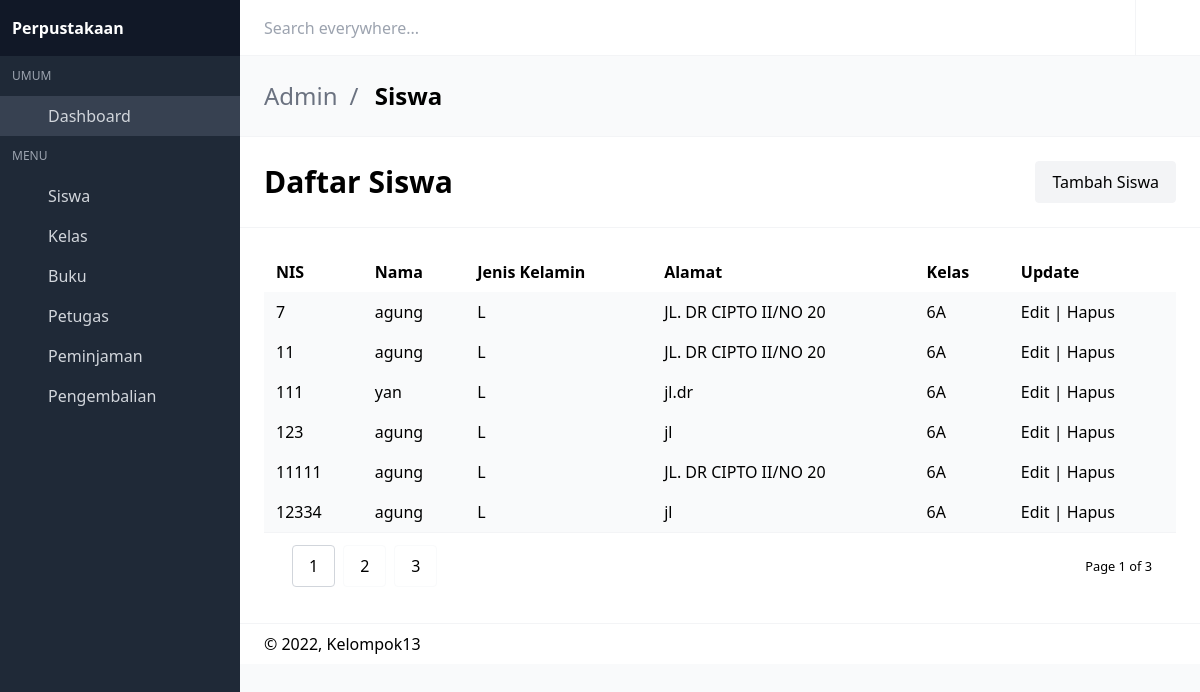
/main/admin/siswa.php (signed in), run on the app's committed database.
### tables this page shows
CREATE TABLE `siswa` (
  `nis` int(11) NOT NULL,
  `nama` varchar(50) NOT NULL,
  `jenis_kelamin` enum('L','P') NOT NULL,
  `alamat` varchar(50) NOT NULL,
  `id_kelas` int(2) NOT NULL
);

CREATE TABLE `kelas` (
  `id_kelas` int(2) NOT NULL,
  `nama_kelas` varchar(50) NOT NULL
);

### main/admin/siswa.php (the view, shortened to what this page needs)
<?php
include_once("config.php");
?>
<!DOCTYPE html>
<html lang="en" class="">
<head>
  <link rel="stylesheet" href="css/main.css?v=1628755089081">
</head>
<body>
<div id="app">
<nav id="navbar-main" class="navbar is-fixed-top">
  <div class="navbar-brand">
    <div class="navbar-item">
      <div class="control"><input placeholder="Search everywhere..." class="input"></div>
    </div>
  </div>
  <div class="navbar-menu" id="navbar-menu">
    <div class="navbar-end">
      <a href="" class="navbar-item has-divider desktop-icon-only">
        <span class="icon"><i class="mdi mdi-help-circle-outline"></i></span>
      </a>
      <a href="keluar.php" title="Log out" class="navbar-item desktop-icon-only">
        <span class="icon"><i class="mdi mdi-logout"></i></span>
      </a>
    </div>
  </div>
</nav>
<aside class="aside is-placed-left is-expanded">
  <div class="aside-tools">
    <div>
    <b class="font-black">Perpustakaan</b>
    </div>
  </div>
  <div class="menu is-menu-main">
    <p class="menu-label">Umum</p>
    <ul class="menu-list">
      <li class="active">
        <a href="dashboard.php">
          <span class="icon"><i class="mdi mdi-desktop-mac"></i></span>
          <span class="menu-item-label">Dashboard</span>
        </a>
      </li>
    </ul>
    <p class="menu-label">Menu</p>
    <ul class="menu-list">
      <li class="--set-active-tables-html">
        <a href="siswa.php">
          <span class="icon"><i class="mdi mdi-account-circle"></i></span>
          <span class="menu-item-label">Siswa</span>
        </a>
      </li>
      <li class="--set-active-forms-html">
        <a href="kelas.php">
          <span class="icon"><i class="mdi mdi-table"></i></span>
          <span class="menu-item-label">Kelas</span>
        </a>
      </li>
      <li class="--set-active-profile-html">
        <a href="buku.php">
          <span class="icon"><i class="mdi mdi-book"></i></span>
          <span class="menu-item-label">Buku</span>
        </a>
      </li>
      <li>
        <a href="petugas.php">
          <span class="icon"><i class="mdi mdi-account-multiple"></i></span>
          <span class="menu-item-label">Petugas</span>
        </a>
      </li>
      <li>
        <a href="peminjaman.php">
          <span class="icon"><i class="mdi mdi-cart-plus"></i></span>
          <span class="menu-item-label">Peminjaman</span>
        </a>
      </li>
      <li>
        <a href="pengembalian.php">
          <span class="icon"><i class="mdi mdi-cart-minus"></i></span>
          <span class="menu-item-label">Pengembalian</span>
        </a>
      </li>
    </ul>
  </div>
</aside>
<section class="is-title-bar">
  <div class="flex flex-col md:flex-row items-center justify-between space-y-6 md:space-y-0">
    <ul>
      <li>Admin</li>
      <li>Siswa</li>
    </ul>
  </div>
</section>
<section class="is-hero-bar">
  <div class="flex flex-col md:flex-row items-center justify-between space-y-6 md:space-y-0">
    <h1 class="title">
      Daftar Siswa
    </h1>
    <a href="buatsiswa.php" class="btn btn-outline-dark button light">Tambah Siswa</a>
  </div>
</section>
<section class="is-hero-bar">
<table class="table table-primary p-1 mt-4 border border-primary container">
  <tbody>
      <tr>
          <th>NIS</th>
          <th>Nama</th>
          <th>Jenis Kelamin</th>
          <th>Alamat</th>
          <th>Kelas</th>
          <th class="text-center" >Update</th>
      </tr>
  </tbody>
  <tbody>
  <?php
    if(isset($_GET['cari'])){
      $cari = $_GET['cari'];
      $result = mysqli_query($conn,"SELECT * FROM `siswa` WHERE `nama` LIKE '%".$cari."%'");
    }else{
      $result = mysqli_query($conn,"SELECT * FROM `siswa` join `kelas` where siswa.id_kelas=kelas.id_kelas");
    }
    while($data = mysqli_fetch_array($result)) {
      ?>
        <tbody>
        <tr>
            <td class="text-center"><?= $data['0'] ?></td>
            <td><?= $data['1']?></td>
            <td><?= $data['2']?></td>
            <td><?= $data['3']?></td>
            <td> <?php echo $data['nama_kelas'] ?></td>
            <td colspan="2">
            <a href="editsiswa.php?nis=<?=$data['nis']?>" class="btn btn-outline-primary">Edit</a>
            |
            <a href="deletesiswa.php?nis=<?=$data['nis']?>" class="btn btn-outline-danger">Hapus</a>
            </td>
            <?php
    }
    ?>
        </tr>
        </tbody>
</table>
        <div class="table-pagination">
          <div class="flex items-center justify-between">
            <div class="buttons">
              <button type="button" class="button active">1</button>
              <button type="button" class="button">2</button>
              <button type="button" class="button">3</button>
            </div>
            <small>Page 1 of 3</small>
          </div>
        </div>
      </div>
  <section>
<footer class="footer">
  <div class="flex flex-col md:flex-row items-center justify-between space-y-3 md:space-y-0">
    <div class="flex items-center justify-start space-x-3">
      <div>
        © 2022, Kelompok13
      </div>
    </div>
  </div>
</footer>
<link rel="stylesheet" href="https://cdn.materialdesignicons.com/4.9.95/css/materialdesignicons.min.css">
</body>
</html>

### data on the page
siswa: nis "7", nama "agung", jenis_kelamin "L", alamat "JL. DR CIPTO II/NO 20", id_kelas.nama_kelas "6A"
siswa: nis "11", nama "agung", jenis_kelamin "L", alamat "JL. DR CIPTO II/NO 20", id_kelas.nama_kelas "6A"
siswa: nis "111", nama "yan", jenis_kelamin "L", alamat "jl.dr", id_kelas.nama_kelas "6A"
siswa: nis "123", nama "agung", jenis_kelamin "L", alamat "jl", id_kelas.nama_kelas "6A"
siswa: nis "11111", nama "agung", jenis_kelamin "L", alamat "JL. DR CIPTO II/NO 20", id_kelas.nama_kelas "6A"
siswa: nis "12334", nama "agung", jenis_kelamin "L", alamat "jl", id_kelas.nama_kelas "6A"
